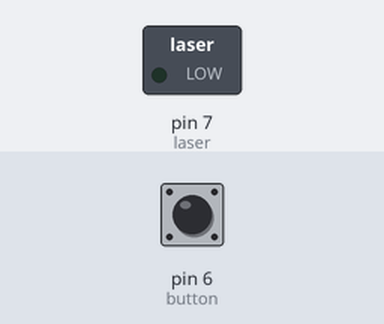
This sketch was run on a simulated Arduino Uno, built with avr-gcc and run on an emulated ATmega328P. On the bench: switched loads named in the sketch (green lamp = pin HIGH). The inputs (shaded band) are chosen by the test bench; at power-on: pin 6 (button) LOW.

Above: at 1.2 s.
1.3 s: pin 6 (button) pulled HIGH for 0.15 s
At 1.37 s:
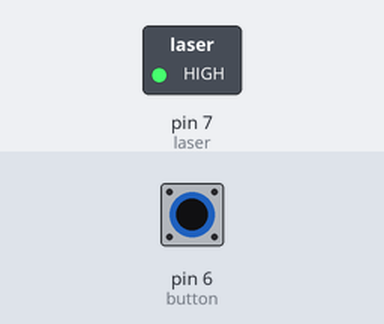
2.9 s: pin 6 (button) pulled HIGH for 3.2 s
At 6.4 s:
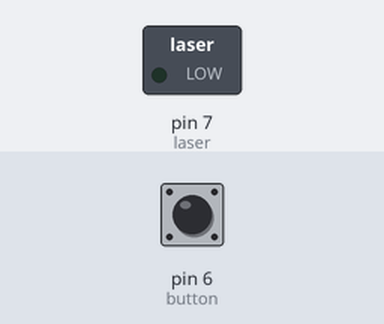
Timing chart, 0 to 7.9 s (numbered marks = the images above; inputs shaded):
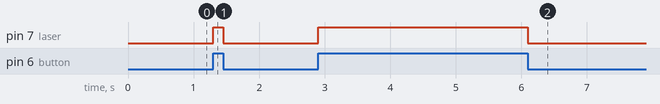

Measured:
- after the input at 1.3 s, pin 7 (laser): LOW → HIGH at once, → LOW 0.15 s later
- after the input at 2.9 s, pin 7 (laser): LOW → HIGH at once, → LOW 3.2 s later

The sketch:

continuous_test_mode.ino
```cpp
const int button = 6;
int buttonState = 0;
int laser =7;
void setup() {
  // put your setup code here, to run once:
  pinMode(button, INPUT);
  pinMode(laser, OUTPUT);
}

void loop() {
  // put your main code here, to run repeatedly:
  buttonState = digitalRead(button);
  if(buttonState ==HIGH){
    digitalWrite(laser, HIGH);
  }else{
    digitalWrite(laser, LOW);
  }
}
```
